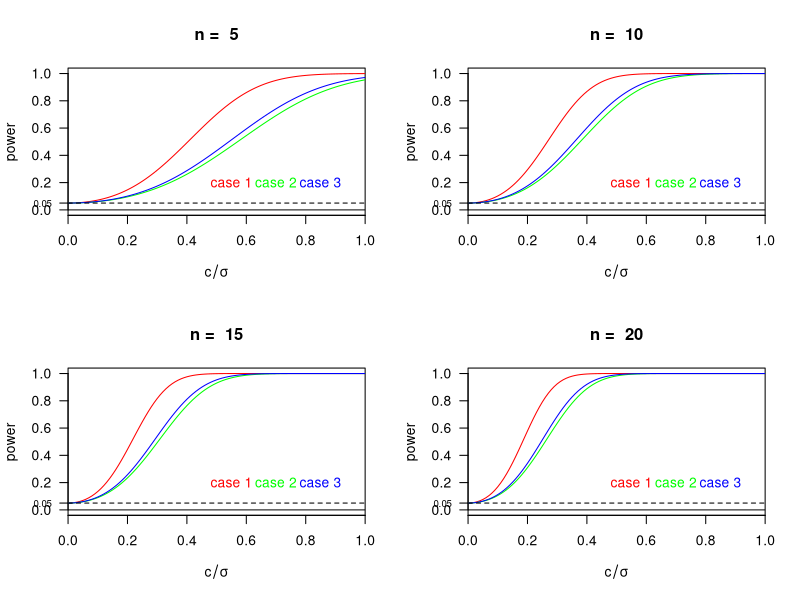
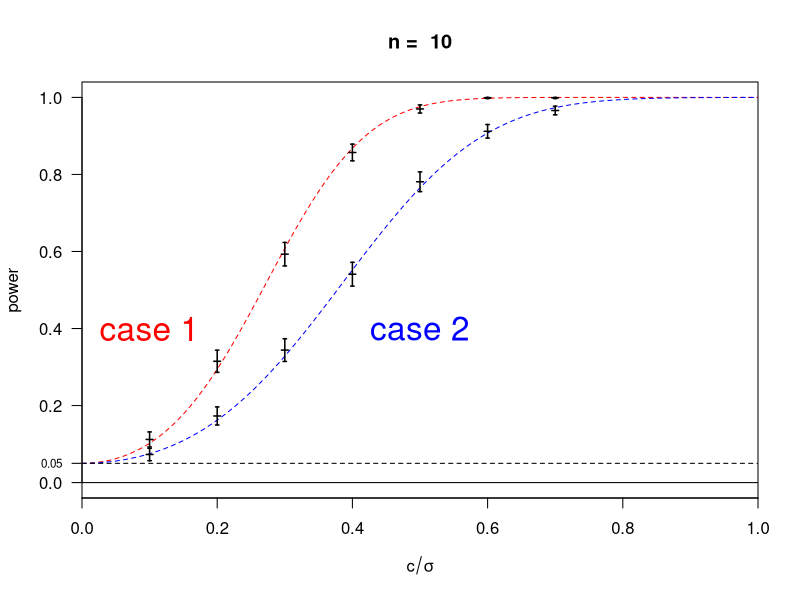

Write the R code that produced these figures, in order.
######################################################################
# Computer notes                                Biostatistics 140.751
# Homework 4                                 Johns Hopkins University 
######################################################################
# Lines beginning with the symbol '#' are comments in R.  All other
# lines contain code.
#
# In R for Windows, you may wish to open this file from the menu bar
# (File:Display file); you can then easily copy commands into the
# command window.  (Use the mouse to highlight one or more lines; then
# right-click and select "Paste to console".)
######################################################################

###############################################
# 3
###############################################

# the plot
par(mfrow=c(2,2),las=1,xaxs="i")
for(n in seq(5,20,5)){
q=3;x=seq(0,1,0.01);tst=qf(0.95,q,4*n-4)
lambda1=2*n*x^2*9/2;lambda2=2*n*x^2*9/4;lambda3=2*n*x^2*5/2
plot(c(0,1),c(0,1),type="n",xlab=expression(c/sigma),ylab="power",
     main=paste("n = ",as.character(n)))
lines(x,1-pf(tst,q,4*n-4,lambda1),col="red")
lines(x,1-pf(tst,q,4*n-4,lambda2),col="green")
lines(x,1-pf(tst,q,4*n-4,lambda3),col="blue")
text(0.55,0.2,"case 1",col="red")
text(0.7,0.2,"case 2",col="green")
text(0.85,0.2,"case 3",col="blue")
abline(h=0);abline(h=0.05,lty=2);axis(2,0.05,cex.axis=0.7)}

# a table
myp=as.list(1:4)
for(j in 1:4){
n=5*j;q=3;x=seq(0.1,0.9,0.1);tst=qf(0.95,q,4*n-4)
lambda1=2*n*x^2*9/2;lambda2=2*n*x^2*9/4;lambda3=2*n*x^2*5/2
pwmat=matrix(ncol=3,nrow=length(x))
pwmat[,1]=1-pf(tst,q,4*n-4,lambda1)
pwmat[,2]=1-pf(tst,q,4*n-4,lambda2)
pwmat[,3]=1-pf(tst,q,4*n-4,lambda3)
pwmat=round(pwmat,5)
pwmat=as.data.frame(pwmat)
names(pwmat)=c("case 1","case 2","case 3")
row.names(pwmat)=seq(0.1,0.9,0.1)
myp[[j]]=pwmat}
names(myp)=paste("n = ",seq(5,20,5))

# the simulation
n=10
hm=1000
cds=seq(0.1,0.7,0.1)

pval=matrix(0,ncol=length(cds),nrow=hm)
for (k in 1:length(cds)){
print(k)
for (j in 1:hm){
y=rnorm(4*n)+cds[k]*rep(c(0,0,3,3),n)
x=rep(LETTERS[1:4],n)
test=aov(y~as.factor(x))
pval[j,k]=anova(test)$"Pr(>F)"[1]}}
pval[pval<=0.05]=1
pval[pval<1]=0
phat1=apply(pval,2,sum)/hm

pst1=matrix(0,ncol=3,nrow=length(cds))
pst1[,2]=phat1
pst1[,1]=phat1-1.96*sqrt(phat1*(1-phat1)/hm)
pst1[,3]=phat1+1.96*sqrt(phat1*(1-phat1)/hm)
# note: I cheat a bit (but it doesn't make a great difference)
pst1[pst1>1]=1
pst1[pst1<0]=0
# end cheating

pval2=matrix(0,ncol=length(cds),nrow=hm)
for (k in 1:length(cds)){
print(k)
for (j in 1:hm){
y=rnorm(4*n)+cds[k]*rep(c(0,1.5,1.5,3),n)
x=rep(LETTERS[1:4],n)
test=aov(y~as.factor(x))
pval2[j,k]=anova(test)$"Pr(>F)"[1]}}
pval2[pval2<=0.05]=1
pval2[pval2<1]=0
phat2=apply(pval2,2,sum)/hm

pst2=matrix(0,ncol=3,nrow=length(cds))
pst2[,2]=phat2
pst2[,1]=phat2-1.96*sqrt(phat2*(1-phat2)/hm)
pst2[,3]=phat2+1.96*sqrt(phat2*(1-phat2)/hm)
pst2[pst2>1]=1
pst2[pst2<0]=0

par(mfrow=c(1,1),las=1,xaxs="i")
n=10;q=3;x=seq(0,1,0.01);tst=qf(0.95,q,4*n-4)
lambda1=2*n*x^2*9/2;lambda2=2*n*x^2*9/4;lambda3=2*n*x^2*5/2
plot(c(0,1),c(0,1),type="n",xlab=expression(c/sigma),ylab="power",
     main=paste("n = ",as.character(n)))
lines(x,1-pf(tst,q,4*n-4,lambda1),col="red",lty=2)
lines(x,1-pf(tst,q,4*n-4,lambda2),col="blue",lty=2)
text(0.1,0.4,"case 1",col="red",cex=2)
text(0.5,0.4,"case 2",col="blue",cex=2)
abline(h=0);abline(h=0.05,lty=2);axis(2,0.05,cex.axis=0.7)
for (j in 1:length(cds)){
lines(rep(cds[j],2),pst1[j,c(1,3)],lwd=1.5)
lines(cds[j]+c(-0.005,0.005),rep(pst1[j,2],2),lwd=1.5)
lines(cds[j]+c(-0.0025,0.0025),rep(pst1[j,1],2),lwd=1.5)
lines(cds[j]+c(-0.0025,0.0025),rep(pst1[j,3],2),lwd=1.5)}
for (j in 1:length(cds)){
lines(rep(cds[j],2),pst2[j,c(1,3)],lwd=1.5)
lines(cds[j]+c(-0.005,0.005),rep(pst2[j,2],2),lwd=1.5)
lines(cds[j]+c(-0.0025,0.0025),rep(pst2[j,1],2),lwd=1.5)
lines(cds[j]+c(-0.0025,0.0025),rep(pst2[j,3],2),lwd=1.5)}

##################
# End of hw4.R
##################
